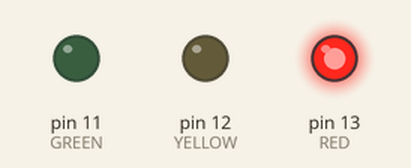
This sketch was run on a simulated Arduino Uno, built with avr-gcc and run on an emulated ATmega328P. On the bench: output pins drawn as LEDs (lit = HIGH).

Above: at 2.5 s.
At 9.5 s:
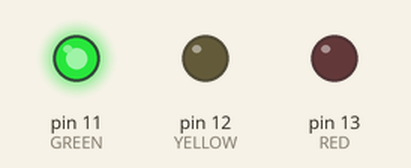
At 12.2 s:
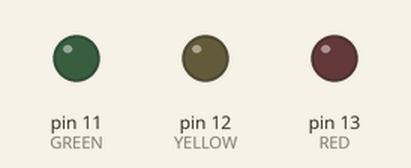
At 16.0 s:
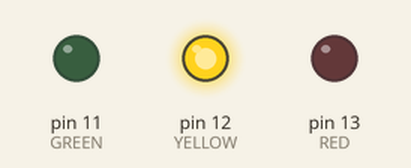
Timing chart, 0 to 22.1 s (numbered marks = the images above):
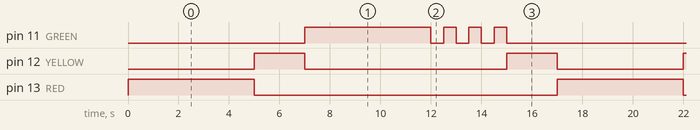

The sketch:

program.ino
```cpp
#define RED 13
#define YELLOW 12
#define GREEN 11

void setup() {
  // initialize the digital pin13 as an output.
  pinMode(RED, OUTPUT);
  pinMode(YELLOW, OUTPUT);
  pinMode(GREEN, OUTPUT);

  digitalWrite(RED, LOW);
  digitalWrite(YELLOW, LOW);
  digitalWrite(GREEN, LOW);
}

void loop() {
  digitalWrite(RED, HIGH);
  delay(5000);

  digitalWrite(RED, LOW);
  digitalWrite(YELLOW, HIGH);
  delay(2000);

  digitalWrite(YELLOW, LOW);
  digitalWrite(GREEN, HIGH);

  delay(5000);

  digitalWrite(GREEN, LOW);
  delay(500);

  digitalWrite(GREEN, HIGH);
  delay(500);

  digitalWrite(GREEN, LOW);
  delay(500);

  digitalWrite(GREEN, HIGH);
  delay(500);

  digitalWrite(GREEN, LOW);
  delay(500);

  digitalWrite(GREEN, HIGH);
  delay(500);

  digitalWrite(GREEN, LOW);
  digitalWrite(YELLOW, HIGH);

  delay(2000);

  digitalWrite(YELLOW, LOW);
}
```

Measured:
- by itself, pin 11 (GREEN): repeats every 17.0 s: 3 × (LOW 0.50 s, HIGH 0.50 s), LOW 9.0 s, HIGH 5.0 s
- by itself, pin 12 (YELLOW): repeats every 17.0 s: LOW 8.0 s, HIGH 2.0 s, LOW 5.0 s, HIGH 2.0 s
- by itself, pin 13 (RED): alternates HIGH for 5.0 s and LOW for 12.0 s
